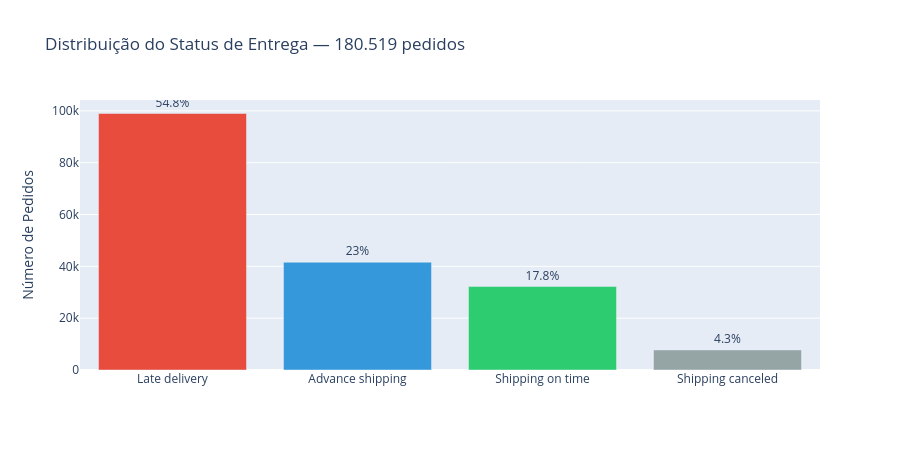

The notebook cell this image was saved under:
### Markdown cell above
## 3. Distribuição do Status de Entrega

### Code cell
status_counts = df['Delivery Status'].value_counts().reset_index()
status_counts.columns = ['Status', 'Pedidos']
status_counts['Pct'] = (status_counts['Pedidos'] / len(df) * 100).round(1)

cores = {
    'Late delivery': '#e74c3c',
    'Shipping on time': '#2ecc71',
    'Advance shipping': '#3498db',
    'Shipping canceled': '#95a5a6'
}

fig = px.bar(
    status_counts,
    x='Status', y='Pedidos',
    text='Pct',
    color='Status',
    color_discrete_map=cores,
    title='Distribuição do Status de Entrega — 180.519 pedidos',
    labels={'Pedidos': 'Número de Pedidos', 'Status': ''}
)
fig.update_traces(texttemplate='%{text}%', textposition='outside')
fig.update_layout(showlegend=False, height=450)
fig.show()

### Figure 1 — Plotly figure (JSON) as saved in the notebook; plotly's stock layout.template omitted (floating-point values rounded to 4 significant figures)
{"data": [{"hovertemplate": "=%{x}<br>Número de Pedidos=%{y}<br>Pct=%{text}<extra></extra>", "legendgroup": "Late delivery", "marker": {"color": "#e74c3c", "pattern": {"shape": ""}}, "name": "Late delivery", "orientation": "v", "showlegend": true, "text": [54.8], "textposition": "outside", "texttemplate": "%{text}%", "type": "bar", "x": ["Late delivery"], "xaxis": "x", "y": [98977], "yaxis": "y"}, {"hovertemplate": "=%{x}<br>Número de Pedidos=%{y}<br>Pct=%{text}<extra></extra>", "legendgroup": "Advance shipping", "marker": {"color": "#3498db", "pattern": {"shape": ""}}, "name": "Advance shipping", "orientation": "v", "showlegend": true, "text": [23.0], "textposition": "outside", "texttemplate": "%{text}%", "type": "bar", "x": ["Advance shipping"], "xaxis": "x", "y": [41592], "yaxis": "y"}, {"hovertemplate": "=%{x}<br>Número de Pedidos=%{y}<br>Pct=%{text}<extra></extra>", "legendgroup": "Shipping on time", "marker": {"color": "#2ecc71", "pattern": {"shape": ""}}, "name": "Shipping on time", "orientation": "v", "showlegend": true, "text": [17.8], "textposition": "outside", "texttemplate": "%{text}%", "type": "bar", "x": ["Shipping on time"], "xaxis": "x", "y": [32196], "yaxis": "y"}, {"hovertemplate": "=%{x}<br>Número de Pedidos=%{y}<br>Pct=%{text}<extra></extra>", "legendgroup": "Shipping canceled", "marker": {"color": "#95a5a6", "pattern": {"shape": ""}}, "name": "Shipping canceled", "orientation": "v", "showlegend": true, "text": [4.3], "textposition": "outside", "texttemplate": "%{text}%", "type": "bar", "x": ["Shipping canceled"], "xaxis": "x", "y": [7754], "yaxis": "y"}], "layout": {"barmode": "relative", "height": 450, "legend": {"title": {"text": ""}, "tracegroupgap": 0}, "showlegend": false, "title": {"text": "Distribuição do Status de Entrega — 180.519 pedidos"}, "xaxis": {"anchor": "y", "categoryarray": ["Late delivery", "Advance shipping", "Shipping on time", "Shipping canceled"], "categoryorder": "array", "domain": [0.0, 1.0], "title": {"text": ""}}, "yaxis": {"anchor": "x", "domain": [0.0, 1.0], "title": {"text": "Número de Pedidos"}}}}
